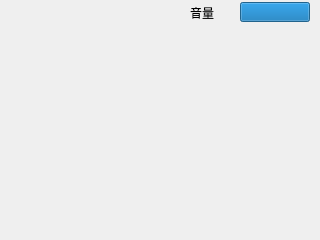
<?xml version="1.0" encoding="UTF-8"?>
<ui version="4.0">
 <class>VhfVoice</class>
 <widget class="QWidget" name="VhfVoice">
  <property name="geometry">
   <rect>
    <x>0</x>
    <y>0</y>
    <width>320</width>
    <height>240</height>
   </rect>
  </property>
  <property name="windowTitle">
   <string>Form</string>
  </property>
  <widget class="QLabel" name="lblVoice1_1">
   <property name="geometry">
    <rect>
     <x>20</x>
     <y>50</y>
     <width>70</width>
     <height>70</height>
    </rect>
   </property>
   <property name="text">
    <string/>
   </property>
  </widget>
  <widget class="QLabel" name="lblVoice2_1">
   <property name="geometry">
    <rect>
     <x>170</x>
     <y>50</y>
     <width>70</width>
     <height>70</height>
    </rect>
   </property>
   <property name="text">
    <string/>
   </property>
  </widget>
  <widget class="QLabel" name="lblRadioName1">
   <property name="geometry">
    <rect>
     <x>30</x>
     <y>150</y>
     <width>121</width>
     <height>20</height>
    </rect>
   </property>
   <property name="text">
    <string/>
   </property>
   <property name="alignment">
    <set>Qt::AlignCenter</set>
   </property>
  </widget>
  <widget class="QLabel" name="lblRadioName2">
   <property name="geometry">
    <rect>
     <x>170</x>
     <y>150</y>
     <width>121</width>
     <height>20</height>
    </rect>
   </property>
   <property name="text">
    <string/>
   </property>
   <property name="alignment">
    <set>Qt::AlignCenter</set>
   </property>
  </widget>
  <widget class="QLabel" name="lblVoice1_2">
   <property name="geometry">
    <rect>
     <x>90</x>
     <y>50</y>
     <width>70</width>
     <height>70</height>
    </rect>
   </property>
   <property name="text">
    <string/>
   </property>
  </widget>
  <widget class="QLabel" name="lblVoice2_2">
   <property name="geometry">
    <rect>
     <x>240</x>
     <y>50</y>
     <width>70</width>
     <height>70</height>
    </rect>
   </property>
   <property name="text">
    <string/>
   </property>
  </widget>
  <widget class="QProgressBar" name="barSound">
   <property name="enabled">
    <bool>true</bool>
   </property>
   <property name="geometry">
    <rect>
     <x>240</x>
     <y>2</y>
     <width>70</width>
     <height>20</height>
    </rect>
   </property>
   <property name="sizePolicy">
    <sizepolicy hsizetype="Expanding" vsizetype="Expanding">
     <horstretch>0</horstretch>
     <verstretch>0</verstretch>
    </sizepolicy>
   </property>
   <property name="maximumSize">
    <size>
     <width>70</width>
     <height>20</height>
    </size>
   </property>
   <property name="styleSheet">
    <string notr="true"/>
   </property>
   <property name="value">
    <number>100</number>
   </property>
   <property name="textVisible">
    <bool>false</bool>
   </property>
  </widget>
  <widget class="QLabel" name="lblMute">
   <property name="geometry">
    <rect>
     <x>190</x>
     <y>0</y>
     <width>40</width>
     <height>25</height>
    </rect>
   </property>
   <property name="maximumSize">
    <size>
     <width>40</width>
     <height>25</height>
    </size>
   </property>
   <property name="text">
    <string>音量</string>
   </property>
  </widget>
 </widget>
 <resources/>
 <connections/>
</ui>
